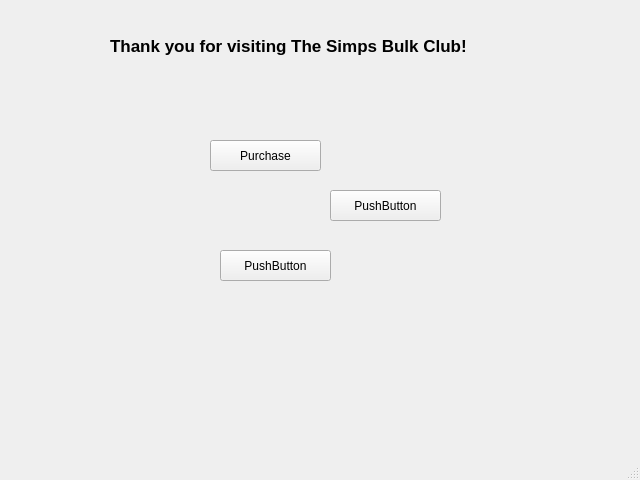
<?xml version="1.0" encoding="UTF-8"?>
<ui version="4.0">
 <class>mainMenu</class>
 <widget class="QMainWindow" name="mainMenu">
  <property name="geometry">
   <rect>
    <x>0</x>
    <y>0</y>
    <width>640</width>
    <height>480</height>
   </rect>
  </property>
  <property name="windowTitle">
   <string>MainWindow</string>
  </property>
  <widget class="QWidget" name="centralwidget">
   <widget class="QStackedWidget" name="stackedWidget">
    <property name="geometry">
     <rect>
      <x>0</x>
      <y>0</y>
      <width>641</width>
      <height>451</height>
     </rect>
    </property>
    <widget class="QWidget" name="mainMenuPage">
     <widget class="QPushButton" name="pushButton">
      <property name="geometry">
       <rect>
        <x>210</x>
        <y>140</y>
        <width>111</width>
        <height>31</height>
       </rect>
      </property>
      <property name="text">
       <string>Purchase</string>
      </property>
     </widget>
     <widget class="QPushButton" name="pushButton_2">
      <property name="geometry">
       <rect>
        <x>330</x>
        <y>190</y>
        <width>111</width>
        <height>31</height>
       </rect>
      </property>
      <property name="text">
       <string>PushButton</string>
      </property>
     </widget>
     <widget class="QPushButton" name="pushButton_3">
      <property name="geometry">
       <rect>
        <x>220</x>
        <y>250</y>
        <width>111</width>
        <height>31</height>
       </rect>
      </property>
      <property name="text">
       <string>PushButton</string>
      </property>
     </widget>
     <widget class="QLabel" name="label">
      <property name="geometry">
       <rect>
        <x>110</x>
        <y>20</y>
        <width>371</width>
        <height>51</height>
       </rect>
      </property>
      <property name="font">
       <font>
        <pointsize>13</pointsize>
        <weight>75</weight>
        <bold>true</bold>
       </font>
      </property>
      <property name="text">
       <string>Thank you for visiting The Simps Bulk Club!</string>
      </property>
     </widget>
    </widget>
    <widget class="QWidget" name="loginPage">
     <widget class="QGroupBox" name="groupBox">
      <property name="geometry">
       <rect>
        <x>190</x>
        <y>110</y>
        <width>271</width>
        <height>181</height>
       </rect>
      </property>
      <property name="title">
       <string>Login Screen</string>
      </property>
      <widget class="QPushButton" name="loginPage_button">
       <property name="geometry">
        <rect>
         <x>80</x>
         <y>130</y>
         <width>111</width>
         <height>31</height>
        </rect>
       </property>
       <property name="text">
        <string>Sign in</string>
       </property>
      </widget>
      <widget class="QLineEdit" name="loginPage_usernameLineEdit">
       <property name="geometry">
        <rect>
         <x>20</x>
         <y>40</y>
         <width>231</width>
         <height>31</height>
        </rect>
       </property>
       <property name="placeholderText">
        <string>Enter in username...</string>
       </property>
      </widget>
      <widget class="QLineEdit" name="loginPage_passwordLineEdit">
       <property name="geometry">
        <rect>
         <x>20</x>
         <y>80</y>
         <width>231</width>
         <height>31</height>
        </rect>
       </property>
       <property name="echoMode">
        <enum>QLineEdit::Password</enum>
       </property>
       <property name="placeholderText">
        <string>Enter in password...</string>
       </property>
      </widget>
     </widget>
    </widget>
    <widget class="QWidget" name="adminPage">
     <widget class="QPushButton" name="adminPage_addButton">
      <property name="geometry">
       <rect>
        <x>460</x>
        <y>10</y>
        <width>81</width>
        <height>25</height>
       </rect>
      </property>
      <property name="text">
       <string>Add New</string>
      </property>
     </widget>
     <widget class="QPushButton" name="adminPage_deleteButton">
      <property name="geometry">
       <rect>
        <x>550</x>
        <y>10</y>
        <width>81</width>
        <height>25</height>
       </rect>
      </property>
      <property name="text">
       <string>Delete</string>
      </property>
     </widget>
     <widget class="QTableWidget" name="tableWidget">
      <property name="geometry">
       <rect>
        <x>10</x>
        <y>40</y>
        <width>621</width>
        <height>381</height>
       </rect>
      </property>
     </widget>
    </widget>
    <widget class="QWidget" name="storeManagerPage"/>
   </widget>
  </widget>
  <widget class="QMenuBar" name="menubar">
   <property name="geometry">
    <rect>
     <x>0</x>
     <y>0</y>
     <width>640</width>
     <height>21</height>
    </rect>
   </property>
  </widget>
  <widget class="QStatusBar" name="statusbar"/>
 </widget>
 <resources/>
 <connections/>
</ui>
